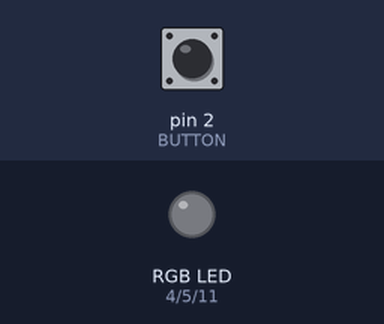
A sketch run on a simulated Arduino Uno, built with avr-gcc and run on an emulated ATmega328P. Shown: an RGB LED mixed from three pins (HIGH = lit). Dashed ring = blinking. Inputs (shaded band) come from the test bench; at power-on: pin 2 (BUTTON) HIGH.

Above: at 1.2 s.
1.3 s: pin 2 (BUTTON) pulled LOW for 0.15 s
At 1.95 s:
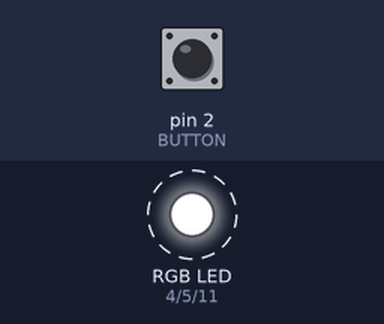
4.3 s: pin 2 (BUTTON) pulled LOW for 1 s
At 4.45 s:
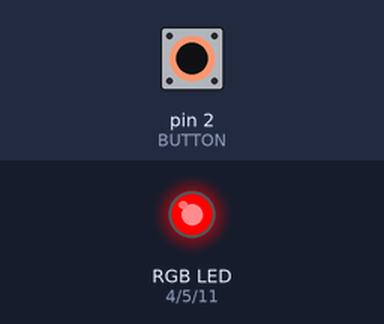
7.3 s: pin 2 (BUTTON) pulled LOW for 3.2 s
At 11.2 s:
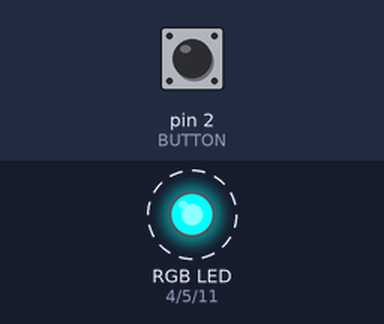
Timing chart, 0 to 19.0 s (numbered marks = the images above; inputs shaded):
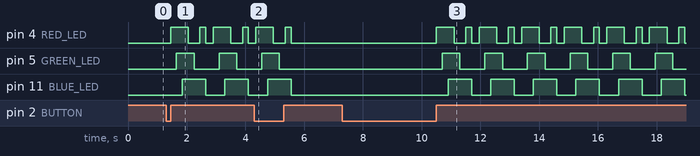

The sketch:

ENCE_3210_Lab_2_P2.ino
```cpp
/*
 * Kevin Granillo
 * January 16, 2025
 *
 * This program turn on and off LEDs in a sequence when a button is pressed
 * The order is: R-RG-RGB-GB-B-RB
 * This sequence continues repeating until the button is pressed again
 *
 * Sidenote: The button changes values multiple times because of the imperfections of the mechanical switch
 * Because of this the LEDS might not respond right away or button may need to be pressed again
 *
 *
 *
 */

// LED and Button pins are defined
#define RED_LED 4
#define GREEN_LED 5
#define BLUE_LED 11
#define BUTTON 2

bool patternState = 1; // Pattern state toggles between zero and one which turns the sequency on and off

void setup() {
  Serial.begin(9600);

  pinMode(RED_LED, OUTPUT);   // LEDs are set as outputs
  pinMode(GREEN_LED, OUTPUT);
  pinMode(BLUE_LED, OUTPUT);
  pinMode(BUTTON,INPUT_PULLUP); // Button is set as input with a pullup resistor
  attachInterrupt(digitalPinToInterrupt(BUTTON), isr_button,CHANGE);  // Iterrupt is added to button


}

void loop() {
  if(patternState == 0){ // Runs when the pattern state is 0
    digitalWrite(RED_LED, HIGH); // Follows the sequence mentioned above
    delay(200);
    digitalWrite(GREEN_LED, HIGH);
    delay(200);
    digitalWrite(BLUE_LED,HIGH);
    delay(200);
    digitalWrite(RED_LED,LOW);
    delay(200);
    digitalWrite(GREEN_LED,LOW);
    delay(200);
    digitalWrite(RED_LED,HIGH);
    delay(200);
    digitalWrite(RED_LED,LOW); // All LEDs turn off
    digitalWrite(GREEN_LED,LOW);
    digitalWrite(BLUE_LED,LOW);
    delay(200);

  } else if(patternState == 1){ // Runs when pattern state is 1
    digitalWrite(RED_LED,LOW); // All LEDs remain off
    digitalWrite(GREEN_LED,LOW);
    digitalWrite(BLUE_LED,LOW);

  }

delay(50); // Delay is used to digitally debounce the button, otherwise patternState will toggle multiple times between 0 and 1
}

void isr_button(){ // Interrupt for when button is pressed
  if(digitalRead(BUTTON))
  {
    if(patternState == 0){ // If the LEDs are in sequence, turn them off
      patternState = 1;
    } else if(patternState == 1){ // If LEDs are off, turn pattern sequence on
      patternState = 0;
    }
  }
}
```

Measured:
- after the input at 1.3 s, pin 4 (RED_LED): LOW → HIGH after 0.15 s, → LOW 0.60 s later, → HIGH 0.40 s later, → LOW 0.20 s later, … (8 changes in this stretch); pin 5 (GREEN_LED): alternates HIGH for 0.60 s and LOW for 0.85 s, starting after 0.35 s; pin 11 (BLUE_LED): alternates HIGH for 0.80 s and LOW for 0.65 s, starting after 0.55 s
- after the input at 4.3 s, pin 4 (RED_LED), pin 11 (BLUE_LED): goes on until 5.6 s, then stays LOW; pin 5 (GREEN_LED): goes on until 5.2 s, then stays LOW
- after the input at 7.3 s, pin 4 (RED_LED): LOW → HIGH after 3.2 s, then repeats every 1.5 s: LOW 0.40 s, HIGH 0.20 s, LOW 0.25 s, HIGH 0.60 s; pin 5 (GREEN_LED): alternates HIGH for 0.60 s and LOW for 0.85 s, starting after 3.4 s; pin 11 (BLUE_LED): alternates HIGH for 0.80 s and LOW for 0.65 s, starting after 3.6 s
